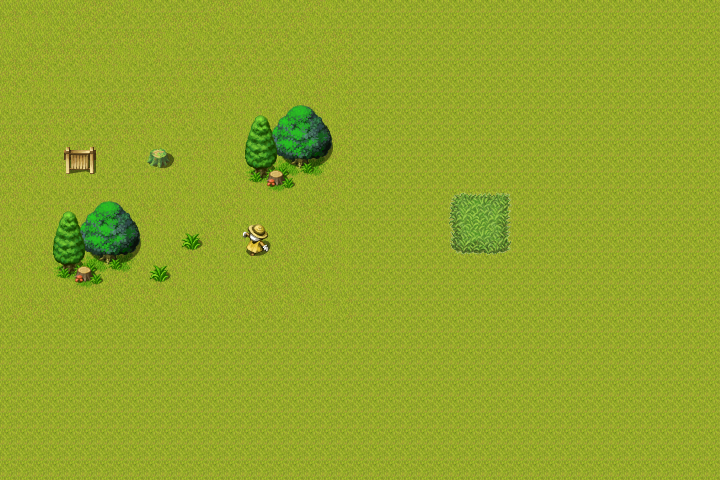

This is a level from a 2D game, rendered from its Tiled map with the project's own tilesets. A one-line summary and the map file follow, with tile-layer data summarised:
An orthogonal 45x30 tile map with 16x16 px tiles, 2 tile layers (Tile Layer 1, Tile Layer 2), 3 tilesets and 4 objects.

<map version="1.9" tiledversion="1.9.2" orientation="orthogonal" renderorder="right-down" width="45" height="30" tilewidth="16" tileheight="16" infinite="0" nextlayerid="6" nextobjectid="90">
 <tileset firstgid="1" name="outside_b_shua_by_shuatinwe_dax6nc8" tilewidth="16" tileheight="16" tilecount="1024" columns="32">
  <image source="outside_b_shua_by_shuatinwe_dax6nc8.png" width="512" height="512" />
 </tileset>
 <tileset firstgid="1025" name="outside_a2_desert_shua_by_shuatinwe_dcepyb6" tilewidth="16" tileheight="16" tilecount="768" columns="32">
  <image source="outside_a2_desert_shua_by_shuatinwe_dcepyb6.png" width="512" height="384" />
 </tileset>
 <tileset firstgid="1793" name="block" tilewidth="16" tileheight="16" tilecount="1" columns="1">
  <image source="block.png" width="16" height="16" />
 </tileset>
 <layer id="1" name="Tile Layer 1" width="45" height="30">
  <data>[1350 cells, 1350 non-empty, 4 distinct tile ids]</data>
 </layer>
 <layer id="3" name="Tile Layer 2" width="45" height="30">
  <data>[1350 cells, 108 non-empty, 68 distinct tile ids]</data>
 </layer>
 <objectgroup color="#aa0000" id="5" name="Collision">
  <object id="77" x="64.334" y="148.333" width="30" height="27" />
  <object id="83" x="80.3333" y="227">
   <polygon points="0,0 7.33333,-13 22,-25.6667 36.6667,-25.3333 48.3333,-14 58.3333,3.33333 59,13.6667 55.3333,22 50.3333,27.3333 37.6667,31 18.3333,28.3333 5.33333,23.3333" />
  </object>
  <object id="84" x="156.333" y="77.6667">
   <polygon points="-8,24 58,-46.6667 73,7.66667" />
  </object>
  <object id="89" x="283" y="209" width="90" height="42">
   <ellipse />
  </object>
 </objectgroup>
</map>
